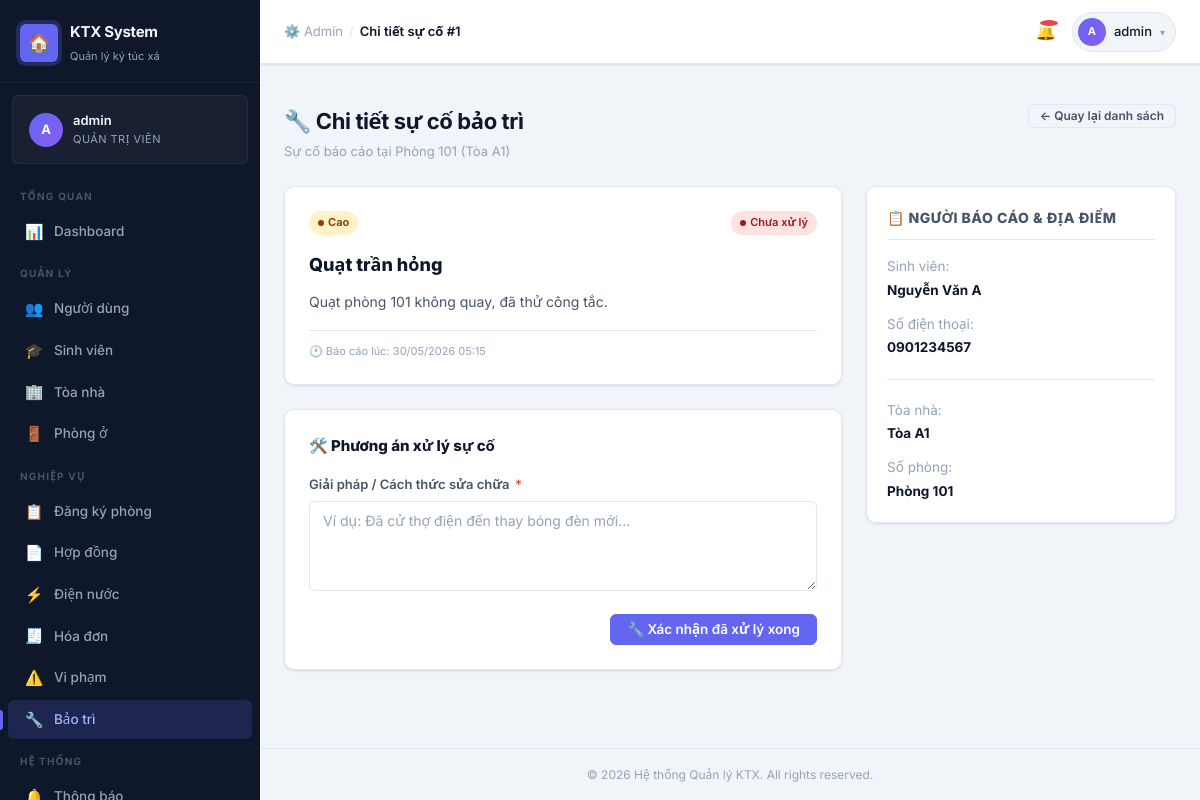
Screenshot of /public/admin/maintenance/1 (signed in) with the database file from the repository.
### tables this page shows
CREATE TABLE `maintenance_requests` (
  `id`           INT UNSIGNED  NOT NULL AUTO_INCREMENT,
  `room_id`      INT UNSIGNED  NOT NULL,
  `reported_by`  INT UNSIGNED  NOT NULL COMMENT 'user_id sinh viên báo cáo',
  `title`        VARCHAR(200)  NOT NULL,
  `description`  TEXT          NOT NULL,
  `priority`     ENUM('low','medium','high','urgent')
                 NOT NULL DEFAULT 'medium',
  `status`       ENUM('open','in_progress','resolved','closed','rejected')
                 NOT NULL DEFAULT 'open',
  `reported_at`  DATETIME      NOT NULL DEFAULT CURRENT_TIMESTAMP,
  `resolved_at`  DATETIME      NULL DEFAULT NULL,
  `resolved_by`  INT UNSIGNED  NULL DEFAULT NULL
                 COMMENT 'user_id admin xử lý',
  `resolution`   VARCHAR(500)  NULL COMMENT 'Mô tả cách xử lý',
  PRIMARY KEY (`id`),
  KEY `idx_maint_room`     (`room_id`),
  KEY `idx_maint_reporter` (`reported_by`),
  KEY `idx_maint_resolver` (`resolved_by`),
  KEY `idx_maint_status`   (`status`),
  CONSTRAINT `fk_maint_room`
    FOREIGN KEY (`room_id`) REFERENCES `rooms`(`id`)
    ON UPDATE CASCADE ON DELETE RESTRICT,
  CONSTRAINT `fk_maint_reporter`
    FOREIGN KEY (`reported_by`) REFERENCES `users`(`id`)
    ON UPDATE CASCADE ON DELETE RESTRICT,
  CONSTRAINT `fk_maint_resolver`
    FOREIGN KEY (`resolved_by`) REFERENCES `users`(`id`)
    ON UPDATE CASCADE ON DELETE SET NULL
);

CREATE TABLE `rooms` (
  `id`               INT UNSIGNED   NOT NULL AUTO_INCREMENT,
  `building_id`      INT UNSIGNED   NOT NULL,
  `room_number`      VARCHAR(10)    NOT NULL COMMENT 'Số phòng (101, 202...)',
  `floor`            TINYINT        NOT NULL DEFAULT 1,
  `room_type`        ENUM('standard','deluxe','ac_standard','ac_deluxe')
                     NOT NULL DEFAULT 'standard',
  `capacity`         TINYINT        NOT NULL DEFAULT 4
                     COMMENT 'Số giường tối đa',
  `current_occupants`TINYINT        NOT NULL DEFAULT 0
                     COMMENT 'Số sinh viên đang ở – cập nhật khi duyệt hợp đồng',
  `price_per_month`  DECIMAL(10,2)  NOT NULL COMMENT 'Giá thuê cơ bản/tháng (VND)',
  `has_ac`           TINYINT(1)     NOT NULL DEFAULT 0,
  `status`           ENUM('available','full','maintenance','inactive')
                     NOT NULL DEFAULT 'available',
  `created_at`       DATETIME       NOT NULL DEFAULT CURRENT_TIMESTAMP,
  `updated_at`       DATETIME       NOT NULL DEFAULT CURRENT_TIMESTAMP
                                    ON UPDATE CURRENT_TIMESTAMP,
  PRIMARY KEY (`id`),
  UNIQUE KEY `uq_rooms_building_number` (`building_id`, `room_number`),
  CONSTRAINT `fk_rooms_building`
    FOREIGN KEY (`building_id`) REFERENCES `buildings`(`id`)
    ON UPDATE CASCADE ON DELETE RESTRICT
);

CREATE TABLE `buildings` (
  `id`           INT UNSIGNED  NOT NULL AUTO_INCREMENT,
  `name`         VARCHAR(100)  NOT NULL COMMENT 'Tên tòa nhà (A1, B2...)',
  `total_floors` TINYINT       NOT NULL DEFAULT 1,
  `gender_type`  ENUM('male','female','mixed') NOT NULL
                 COMMENT 'Giới tính được ở trong tòa',
  `manager_name` VARCHAR(100)  NOT NULL COMMENT 'Tên quản lý tòa',
  `manager_phone`VARCHAR(15)   NOT NULL,
  `address`      VARCHAR(255)  NOT NULL,
  `status`       ENUM('active','maintenance','closed') NOT NULL DEFAULT 'active',
  `created_at`   DATETIME      NOT NULL DEFAULT CURRENT_TIMESTAMP,
  `updated_at`   DATETIME      NOT NULL DEFAULT CURRENT_TIMESTAMP
                                ON UPDATE CURRENT_TIMESTAMP,
  PRIMARY KEY (`id`),
  UNIQUE KEY `uq_buildings_name` (`name`)
);

CREATE TABLE `students` (
  `id`             INT UNSIGNED  NOT NULL AUTO_INCREMENT,
  `user_id`        INT UNSIGNED  NOT NULL,
  `student_code`   VARCHAR(20)   NOT NULL COMMENT 'Mã số sinh viên',
  `full_name`      VARCHAR(100)  NOT NULL,
  `gender`         ENUM('male','female') NOT NULL,
  `dob`            DATE          NOT NULL COMMENT 'Ngày sinh',
  `faculty`        VARCHAR(100)  NOT NULL COMMENT 'Khoa/Viện',
  `program`        VARCHAR(100)  NOT NULL COMMENT 'Chương trình học (CLC, đại trà...)',
  `priority_level` TINYINT       NOT NULL DEFAULT 0
                   COMMENT '0=bình thường, 1=chính sách, 2=ưu tiên cao',
  `phone`          VARCHAR(15)   NOT NULL,
  `hometown`       VARCHAR(200)  NOT NULL,
  `id_card`        VARCHAR(20)   NOT NULL COMMENT 'Số CCCD/CMND',
  `created_at`     DATETIME      NOT NULL DEFAULT CURRENT_TIMESTAMP,
  `updated_at`     DATETIME      NOT NULL DEFAULT CURRENT_TIMESTAMP
                                 ON UPDATE CURRENT_TIMESTAMP,
  PRIMARY KEY (`id`),
  UNIQUE KEY `uq_students_user_id`      (`user_id`),
  UNIQUE KEY `uq_students_student_code` (`student_code`),
  UNIQUE KEY `uq_students_id_card`      (`id_card`),
  CONSTRAINT `fk_students_user`
    FOREIGN KEY (`user_id`) REFERENCES `users`(`id`)
    ON UPDATE CASCADE ON DELETE RESTRICT
);

### app/views/admin/maintenance/show.php (the view, shortened to what the rows shown need)
<?php
$roomNumber  = htmlspecialchars($request['room_number']);
$building    = htmlspecialchars($request['building_name']);
$reporter    = htmlspecialchars($request['reporter_name'] ?? $request['reporter_username']);
$phone       = htmlspecialchars($request['reporter_phone'] ?? '—');
$issueTitle  = htmlspecialchars($request['title']);
$desc        = htmlspecialchars($request['description']);
$priority    = $request['priority'] ?? 'medium';
$status      = $request['status'] ?? 'open';
$resolution  = htmlspecialchars($request['resolution'] ?? '');
$priorityBadge = match($priority) {
    'low'    => 'badge-neutral',
    'medium' => 'badge-info',
    'high'   => 'badge-warning',
    'urgent' => 'badge-danger',
    default  => 'badge-neutral'
};
$priorityLabel = match($priority) {
    'low'    => 'Thấp',
    'medium' => 'Trung bình',
    'high'   => 'Cao',
    'urgent' => 'Khẩn cấp 🚨',
    default  => $priority
};
$statusBadge = match($status) {
    'open'        => 'badge-danger',
    'in_progress' => 'badge-warning',
    'resolved'    => 'badge-success',
    'closed'      => 'badge-neutral',
    default       => 'badge-neutral'
};
$statusLabel = match($status) {
    'open'        => 'Chưa xử lý',
    'in_progress' => 'Đang xử lý',
    'resolved'    => 'Đã xử lý',
    'closed'      => 'Đã đóng',
    default       => $status
};
?>
<div class="page-header">
  <div>
    <h1 class="page-title">🔧 Chi tiết sự cố bảo trì</h1>
    <p class="page-subtitle">Sự cố báo cáo tại Phòng <?= $roomNumber ?> (Tòa <?= $building ?>)</p>
  </div>
  <div class="page-actions">
    <a href="/testfinal/public/admin/maintenance" class="btn btn-ghost btn-sm">← Quay lại danh sách</a>
  </div>
</div>
<div class="grid-2" style="grid-template-columns: 1.8fr 1fr; gap: 24px;">
  <div style="display:flex;flex-direction:column;gap:24px;">
    <div class="card" style="padding:24px;">
      <div style="display:flex;align-items:center;justify-content:space-between;margin-bottom:16px;">
        <span class="badge <?= $priorityBadge ?>" style="font-size:11px;font-weight:700;"><?= $priorityLabel ?></span>
        <span class="badge <?= $statusBadge ?>"><?= $statusLabel ?></span>
      </div>
      <h2 style="font-size:18px;font-weight:800;color:var(--txt-primary);margin-bottom:12px;"><?= $issueTitle ?></h2>
      <p style="color:var(--txt-secondary);line-height:1.6;font-size:14px;white-space:pre-wrap;"><?= $desc ?></p>
      <div style="font-size:11px;color:var(--txt-muted);margin-top:16px;border-top:1px solid var(--border);padding-top:12px;">
        🕐 Báo cáo lúc: <?= date('d/m/Y H:i', strtotime($request['reported_at'])) ?>
      </div>
    </div>
    <div class="card" style="padding:24px;">
      <h3 style="font-size:15px;font-weight:800;color:var(--txt-primary);margin-bottom:16px;">🛠️ Phương án xử lý sự cố</h3>
      <?php if ($status === 'open' || $status === 'in_progress'): ?>
        <form id="formResolve" onsubmit="submitResolve(event)">
          <div class="form-group" style="margin-bottom:16px;">
            <label class="form-label">Giải pháp / Cách thức sửa chữa <span class="req">*</span></label>
            <textarea name="resolution" class="form-control" rows="4" placeholder="Ví dụ: Đã cử thợ điện đến thay bóng đèn mới..." required><?= $resolution ?></textarea>
          </div>
          <div style="display:flex;justify-content:flex-end;">
            <button type="submit" class="btn btn-primary">🔧 Xác nhận đã xử lý xong</button>
          </div>
        </form>
      <?php endif; ?>
    </div>
  </div>
  <div class="card" style="padding:20px;height:fit-content;">
    <h3 style="font-size:14px;font-weight:800;color:var(--txt-secondary);text-transform:uppercase;letter-spacing:.5px;margin-bottom:16px;border-bottom:1px solid var(--border);padding-bottom:10px;">📋 Người báo cáo & Địa điểm</h3>
    <div style="display:flex;flex-direction:column;gap:12px;font-size:13.5px;">
      <div>
        <span style="color:var(--txt-muted);">Sinh viên:</span>
        <strong style="color:var(--txt-primary);display:block;margin-top:2px;"><?= $reporter ?></strong>
      </div>
      <div>
        <span style="color:var(--txt-muted);">Số điện thoại:</span>
        <strong style="color:var(--txt-primary);display:block;margin-top:2px;"><?= $phone ?></strong>
      </div>
      <hr style="border:0;border-top:1px solid var(--border);margin:8px 0;">
      <div>
        <span style="color:var(--txt-muted);">Tòa nhà:</span>
        <strong style="color:var(--txt-primary);display:block;margin-top:2px;">Tòa <?= $building ?></strong>
      </div>
      <div>
        <span style="color:var(--txt-muted);">Số phòng:</span>
        <strong style="color:var(--txt-primary);display:block;margin-top:2px;">Phòng <?= $roomNumber ?></strong>
      </div>
    </div>
  </div>
</div>

### app/core/Router.php (shortened to what the rows shown need)
<?php
class Router
{
    private array $routes = [];
    private array $groupStack = [];
    private int $lastIndex = -1;
    public function name(string $name): static
    {
        if ($this->lastIndex >= 0) {
            $this->routes[$this->lastIndex]['name'] = $name;
        }
        return $this;
    }
    public function middleware(string|array $middleware): static
    {
        if ($this->lastIndex >= 0) {
            $existing = $this->routes[$this->lastIndex]['middleware'];
            $add      = (array)$middleware;
            $this->routes[$this->lastIndex]['middleware'] = array_unique([...$existing, ...$add]);
        }
        return $this;
    }
    public function where(string $param, string $regex): static
    {
        if ($this->lastIndex >= 0) {
            $this->routes[$this->lastIndex]['constraints'][$param] = $regex;
        }
        return $this;
    }
    public function group(string $prefix, callable $callback, array $middleware = []): static
    {
        $parentPrefix     = $this->currentGroupPrefix();
        $parentMiddleware = $this->currentGroupMiddleware();
        $this->groupStack[] = [
            'prefix'     => $parentPrefix . $prefix,
            'middleware' => array_unique([...$parentMiddleware, ...$middleware]),
        ];
        array_pop($this->groupStack);
        return $this;
    }
    public function dispatch(): void
    {
        $method = $this->resolveMethod();
        $uri    = $this->resolveUri();
        foreach ($this->routes as $route) {
            if ($route['method'] !== $method) {
                continue;
            }
            $params = [];
            if (!$this->matchRoute($route, $uri, $params)) {
                continue;
            }
            $this->runMiddleware($route['middleware'], function () use ($route, $params) {
                $this->callHandler($route['handler'], $params);
            });
            return;
        }
    }
    private function addRoute(string $method, string $uri, string|callable $handler): static
    {
        $prefix     = $this->currentGroupPrefix();
        $middleware = $this->currentGroupMiddleware();
        $fullUri    = $prefix . ($uri === '/' ? '' : $uri) ?: '/';
        $this->routes[] = [
            'method'       => strtoupper($method),
            'original_uri' => $fullUri,
            'pattern'      => $this->buildPattern($fullUri),
            'param_names'  => $this->extractParamNames($fullUri),
            'handler'      => $handler,
            'middleware'   => $middleware,
            'name'         => null,
            'constraints'  => [],
        ];
        $this->lastIndex = count($this->routes) - 1;
        return $this;
    }
    private function buildPattern(string $uri): string
    {
        $pattern = preg_replace_callback(
            '/:([a-zA-Z_][a-zA-Z0-9_]*)/',
            fn($m) => '(?P<' . $m[1] . '>[^/]+)',
            $uri
        );
        return '#^' . $pattern . '$#u';
    }
    private function extractParamNames(string $uri): array
    {
        preg_match_all('/:([a-zA-Z_][a-zA-Z0-9_]*)/', $uri, $matches);
        return $matches[1];
    }
    private function matchRoute(array $route, string $uri, array &$params): bool
    {
        $pattern = $route['pattern'];
        foreach ($route['constraints'] as $param => $regex) {
            $pattern = str_replace(
                "(?P<{$param}>[^/]+)",
                "(?P<{$param}>{$regex})",
                $pattern
            );
        }
        if (!preg_match($pattern, $uri, $matches)) {
            return false;
        }
        return true;
    }
    private function callHandler(string|callable $handler, array $params): void
    {
        [$class, $method] = explode('@', $handler, 2);
        $controller = new $class();
        $controller->$method($params);
    }
    private function runMiddleware(array $middleware, callable $final): void
    {
        $pipeline = array_reduce(
            array_reverse($middleware),
            function (callable $carry, string $name): callable {
                return function () use ($name, $carry): void {
                    $mw = $this->resolveMiddleware($name);
                    $mw->handle($carry);
                };
            },
            $final
        );
        $pipeline();
    }
    private function resolveMiddleware(string $name): object
    {
        return new $class();
    }
    private function resolveMethod(): string
    {
        $method = strtoupper($_SERVER['REQUEST_METHOD'] ?? 'GET');
        return $method;
    }
    private function resolveUri(): string
    {
        $uri = $_SERVER['REQUEST_URI'] ?? '/';
        $scriptDir = rtrim(dirname($_SERVER['SCRIPT_NAME']), '/\\');
        $rootDir   = rtrim(dirname($scriptDir), '/\\');
        if ($scriptDir !== '' && $scriptDir !== '/' && str_starts_with($uri, $scriptDir)) {
            $uri = substr($uri, strlen($scriptDir));
        } elseif ($rootDir !== '' && $rootDir !== '/' && $rootDir !== '\\' && str_starts_with($uri, $rootDir)) {
            $uri = substr($uri, strlen($rootDir));
        }
        return ('/' . trim(urldecode($uri), '/')) ?: '/';
    }
    private function currentGroupPrefix(): string
    {
        return empty($this->groupStack)
            ? ''
            : end($this->groupStack)['prefix'];
    }
    private function currentGroupMiddleware(): array
    {
        return empty($this->groupStack)
            ? []
            : end($this->groupStack)['middleware'];
    }
}

### rows the page displays
maintenance_requests: room.room_number "101", buildings.name "A1", priority "Cao", status "Chưa xử lý", title "Quạt trần hỏng", description "Quạt phòng 101 không quay, đã thử công tắc.", reported_at "30/05/2026 05:15", students.full_name "Nguyễn Văn A", students.phone "0901234567"

### other values shown
$icon "📊 👥 🎓 🏢 🚪 📋 📄 ⚡ 🧾 ⚠️ 🔧"
$label "Dashboard Người dùng Sinh viên Tòa nhà Phòng ở Đăng ký phòng Hợp đồng Điện nước Hóa đơn Vi phạm Bảo trì"
